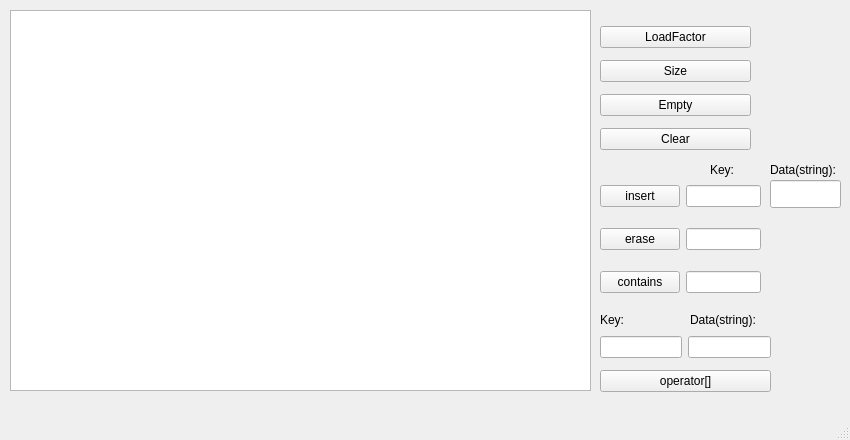
<?xml version="1.0" encoding="UTF-8"?>
<ui version="4.0">
 <class>MainWindow</class>
 <widget class="QMainWindow" name="MainWindow">
  <property name="geometry">
   <rect>
    <x>0</x>
    <y>0</y>
    <width>850</width>
    <height>440</height>
   </rect>
  </property>
  <property name="windowTitle">
   <string>unordered_map</string>
  </property>
  <widget class="QWidget" name="centralwidget">
   <widget class="QTextEdit" name="textEdit">
    <property name="geometry">
     <rect>
      <x>10</x>
      <y>10</y>
      <width>581</width>
      <height>381</height>
     </rect>
    </property>
   </widget>
   <widget class="QLabel" name="label">
    <property name="geometry">
     <rect>
      <x>600</x>
      <y>310</y>
      <width>63</width>
      <height>20</height>
     </rect>
    </property>
    <property name="text">
     <string>Key:</string>
    </property>
   </widget>
   <widget class="QLabel" name="label_2">
    <property name="geometry">
     <rect>
      <x>690</x>
      <y>310</y>
      <width>91</width>
      <height>20</height>
     </rect>
    </property>
    <property name="text">
     <string>Data(string):</string>
    </property>
   </widget>
   <widget class="QLabel" name="label_3">
    <property name="geometry">
     <rect>
      <x>710</x>
      <y>160</y>
      <width>41</width>
      <height>20</height>
     </rect>
    </property>
    <property name="text">
     <string>Key:</string>
    </property>
   </widget>
   <widget class="QLineEdit" name="lineEditInsertData">
    <property name="geometry">
     <rect>
      <x>770</x>
      <y>180</y>
      <width>71</width>
      <height>28</height>
     </rect>
    </property>
    <property name="inputMask">
     <string/>
    </property>
    <property name="text">
     <string/>
    </property>
   </widget>
   <widget class="QLabel" name="label_4">
    <property name="geometry">
     <rect>
      <x>770</x>
      <y>160</y>
      <width>81</width>
      <height>20</height>
     </rect>
    </property>
    <property name="text">
     <string>Data(string):</string>
    </property>
   </widget>
   <widget class="QWidget" name="">
    <property name="geometry">
     <rect>
      <x>600</x>
      <y>20</y>
      <width>151</width>
      <height>139</height>
     </rect>
    </property>
    <layout class="QVBoxLayout" name="verticalLayout">
     <item>
      <widget class="QPushButton" name="loadFactorButton">
       <property name="text">
        <string>LoadFactor</string>
       </property>
      </widget>
     </item>
     <item>
      <widget class="QPushButton" name="sizeButton">
       <property name="text">
        <string>Size</string>
       </property>
      </widget>
     </item>
     <item>
      <widget class="QPushButton" name="EmptyButton">
       <property name="text">
        <string>Empty</string>
       </property>
      </widget>
     </item>
     <item>
      <widget class="QPushButton" name="clearButton">
       <property name="text">
        <string>Clear</string>
       </property>
      </widget>
     </item>
    </layout>
   </widget>
   <widget class="QWidget" name="">
    <property name="geometry">
     <rect>
      <x>600</x>
      <y>170</y>
      <width>161</width>
      <height>140</height>
     </rect>
    </property>
    <layout class="QHBoxLayout" name="horizontalLayout">
     <item>
      <layout class="QVBoxLayout" name="verticalLayout_3">
       <item>
        <widget class="QPushButton" name="insertButton">
         <property name="text">
          <string>insert</string>
         </property>
        </widget>
       </item>
       <item>
        <widget class="QPushButton" name="eraseButton">
         <property name="text">
          <string>erase</string>
         </property>
        </widget>
       </item>
       <item>
        <widget class="QPushButton" name="containsButton">
         <property name="text">
          <string>contains</string>
         </property>
        </widget>
       </item>
      </layout>
     </item>
     <item>
      <layout class="QVBoxLayout" name="verticalLayout_2">
       <item>
        <widget class="QLineEdit" name="lineEditInsert">
         <property name="inputMask">
          <string>999</string>
         </property>
         <property name="text">
          <string/>
         </property>
        </widget>
       </item>
       <item>
        <widget class="QLineEdit" name="lineEditErase">
         <property name="inputMask">
          <string>999</string>
         </property>
        </widget>
       </item>
       <item>
        <widget class="QLineEdit" name="lineEditContains">
         <property name="inputMask">
          <string>999</string>
         </property>
        </widget>
       </item>
      </layout>
     </item>
    </layout>
   </widget>
   <widget class="QWidget" name="">
    <property name="geometry">
     <rect>
      <x>600</x>
      <y>330</y>
      <width>171</width>
      <height>68</height>
     </rect>
    </property>
    <layout class="QVBoxLayout" name="verticalLayout_4">
     <item>
      <layout class="QHBoxLayout" name="horizontalLayout_2">
       <item>
        <widget class="QLineEdit" name="lineEditKeyOperator">
         <property name="inputMask">
          <string>999</string>
         </property>
        </widget>
       </item>
       <item>
        <widget class="QLineEdit" name="lineEditDataOperator">
         <property name="inputMask">
          <string/>
         </property>
        </widget>
       </item>
      </layout>
     </item>
     <item>
      <widget class="QPushButton" name="operatorButton">
       <property name="text">
        <string>operator[]</string>
       </property>
      </widget>
     </item>
    </layout>
   </widget>
  </widget>
  <widget class="QMenuBar" name="menubar">
   <property name="geometry">
    <rect>
     <x>0</x>
     <y>0</y>
     <width>850</width>
     <height>25</height>
    </rect>
   </property>
  </widget>
  <widget class="QStatusBar" name="statusbar"/>
 </widget>
 <resources/>
 <connections/>
</ui>
